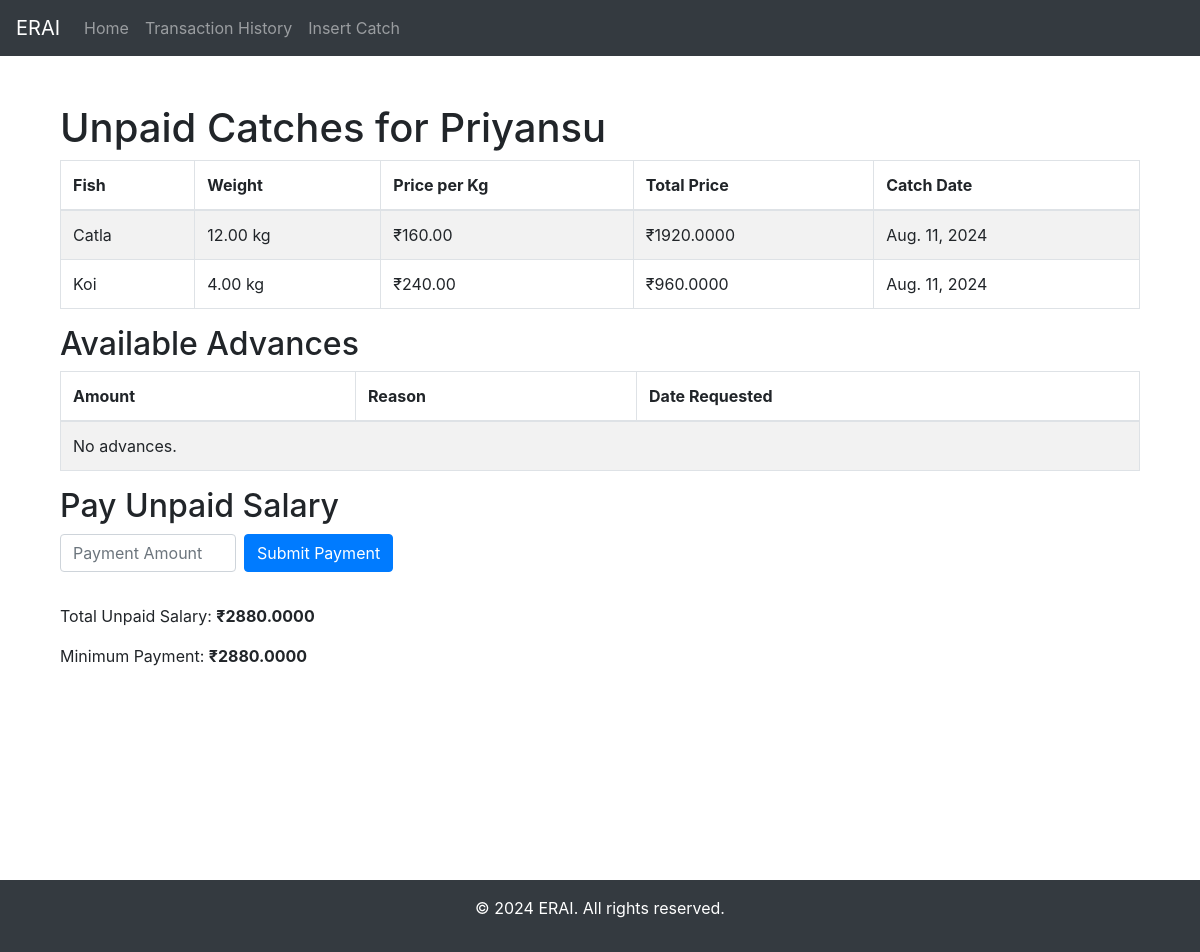
Screenshot of /fisherman/7/unpaid-catches/ with the database file from the repository.
### myApp/models.py (models this page shows, shortened)
class Fisherman(models.Model):
    name = models.CharField(max_length=255)
    phone_number = models.CharField(max_length=20)
    def calculate_total_due(self):
        return sum(catch.weight * catch.fish.price for catch in self.catch_set.filter(is_paid=False))
    def get_unpaid_catches(self):
        return self.catch_set.filter(is_paid=False)

class Catch(models.Model):
    fisherman = models.ForeignKey(Fisherman, on_delete=models.CASCADE)
    fish = models.ForeignKey(Fish, on_delete=models.CASCADE)
    catch_date = models.DateField()
    weight = models.DecimalField(max_digits=10, decimal_places=2)
    is_paid = models.BooleanField(default=False)

class Fish(models.Model):
    name = models.CharField(max_length=255)
    price = models.DecimalField(max_digits=10, decimal_places=2)

### myApp/views.py (the view, shortened to what this page needs)
# urls.py: path('fisherman/<int:fisherman_id>/unpaid-catches/', unpaid_catches_view, name='unpaid_catches'),
def unpaid_catches_view(request, fisherman_id):
    fisherman = get_object_or_404(Fisherman, id=fisherman_id)
    unpaid_catches = fisherman.get_unpaid_catches()
    total_unpaid_salary = fisherman.calculate_total_due()
    for catch in unpaid_catches:
        catch.price = catch.weight * catch.fish.price
    advance = Advance.objects.filter(fisherman=fisherman)
    total_adv = 0
    for x in advance:
        total_adv += x.amount
    context = {
        'fisherman': fisherman,
        'unpaid_catches': unpaid_catches,
        'total_unpaid_salary': total_unpaid_salary,
        'advance': advance,
        'min_payment':(total_unpaid_salary - total_adv)
    }
    return render(request, 'unpaid_catches.html', context)

### myApp/templates/unpaid_catches.html (shortened to what this page needs)
{% extends 'base.html' %}
{% block content %}
    <div class="container mt-4">
        <h1>Unpaid Catches for {{ fisherman.name }}</h1>
        <table class="table table-striped table-bordered">
            <thead>
                <tr>
                    <th>Fish</th>
                    <th>Weight</th>
                    <th>Price per Kg</th>
                    <th>Total Price</th>
                    <th>Catch Date</th>
                </tr>
            </thead>
            <tbody>
                {% for catch in unpaid_catches %}
                    <tr>
                        <td>{{ catch.fish.name }}</td>
                        <td>{{ catch.weight }} kg</td>
                        <td>₹{{ catch.fish.price }}</td>
                        <td>₹{{ catch.price }}</td>
                        <td>{{ catch.catch_date }}</td>
                    </tr>
                {% empty %}
                    <tr>
                        <td colspan="5">No unpaid catches.</td>
                    </tr>
                {% endfor %}
            </tbody>
        </table>
        <h2>Available Advances</h2>
        <table class="table table-striped table-bordered">
            <thead>
                <tr>
                    <th>Amount</th>
                    <th>Reason</th>
                    <th>Date Requested</th>
                </tr>
            </thead>
            <tbody>
                {% if advance %}
                    {% for x in advance %}
                        <tr>
                            <td>₹{{ x.amount }}</td>
                            <td>{{ x.reason }}</td>
                            <td>{{ x.date_requested }}</td>
                        </tr>
                    {% endfor %}
                {% else %}
                    <tr>
                        <td colspan="3">No advances.</td>
                    </tr>
                {% endif %}
            </tbody>
        </table>
        <h2>Pay Unpaid Salary</h2>
        <form method="post" class="form-inline">
            <div class="form-group mb-2">
                <input type="number" step="0.01" id="payment_amount" name="payment_amount" class="form-control mr-2"
                       min="{{ min_payment }}" max="{{ total_unpaid_salary }}" required
                       placeholder="Payment Amount"
                       title="Amount must be between ₹{{ min_payment }} and ₹{{ total_unpaid_salary }}">
            </div>
            <button type="submit" class="btn btn-primary mb-2">Submit Payment</button>
        </form>
        <div class="mt-4">
            <p>Total Unpaid Salary: <strong>₹{{ total_unpaid_salary }}</strong></p>
            <p>Minimum Payment: <strong>₹{{ min_payment }}</strong></p>
        </div>
    </div>
{% endblock %}

### myApp/templates/base.html (style rules this page uses)
html, body { height: 100%; margin: 0; }

### rows the page displays
Fisherman: name "Priyansu"
Catch: fish.name "Catla", weight "12.00", fish.price "160.00", price "1920.0000", catch_date "Aug. 11, 2024"
Catch: fish.name "Koi", weight "4.00", fish.price "240.00", price "960.0000", catch_date "Aug. 11, 2024"

### other values shown
{{ total_unpaid_salary }} "2880.0000"
{{ min_payment }} "2880.0000"
